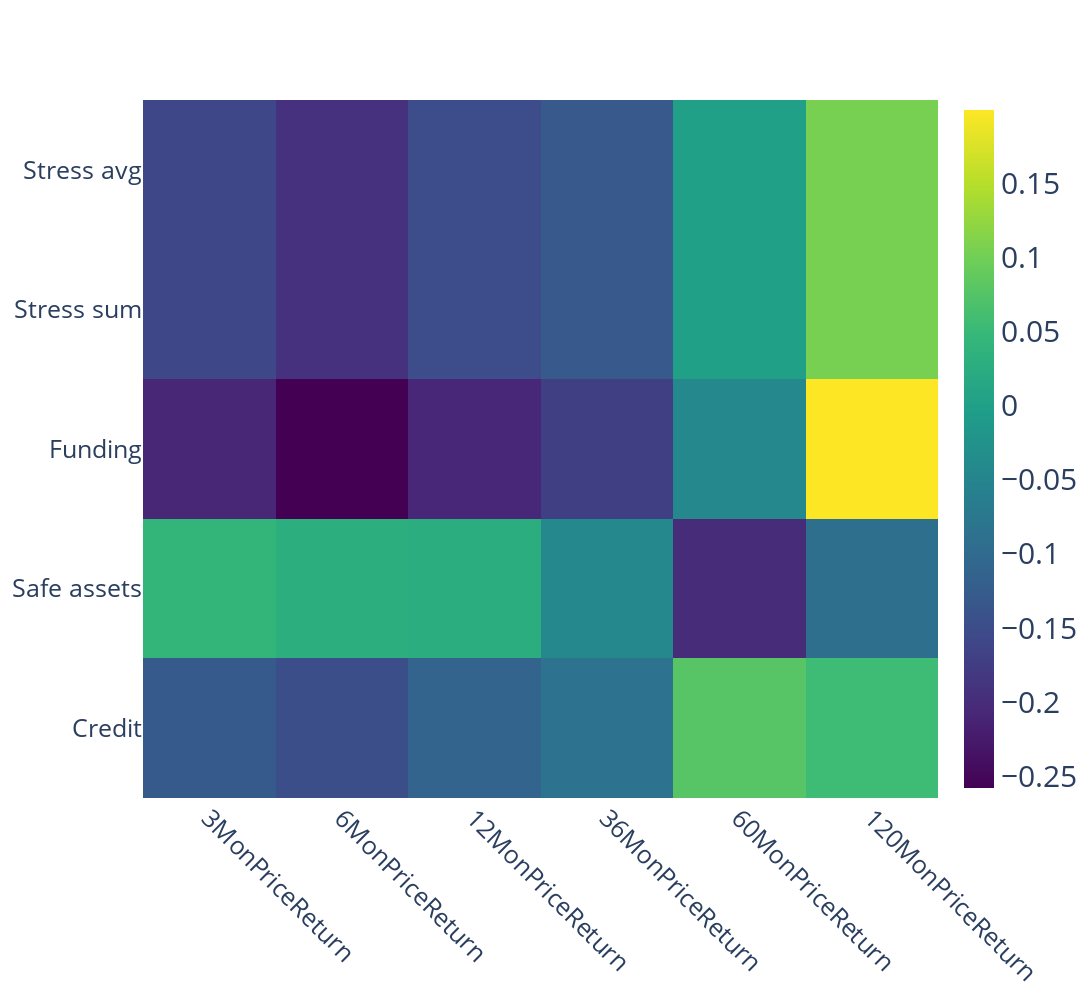

Source (notebook cell):
### Markdown cell above
# Graph Correlations (Single-Column to S&P Price Returns)

### Code cell
import plotly.graph_objects as go 

# create a heatmap of the correlation matrix using Plotly
corr_matrix = clean_data.loc[:, ['Credit', 'Safe assets', 'Funding', 'Stress sum', 'Stress avg', '3MonPriceReturn', '6MonPriceReturn', '12MonPriceReturn', '36MonPriceReturn', '60MonPriceReturn', '120MonPriceReturn']].corr()
cmat = corr_matrix.loc[:, ['3MonPriceReturn', '6MonPriceReturn', '12MonPriceReturn', '36MonPriceReturn', '60MonPriceReturn', '120MonPriceReturn']].iloc[:5]

fig = go.Figure(data=go.Heatmap(
                   z=cmat.values,
                   x=cmat.columns,
                   y=cmat.index,
                   colorscale='Viridis'))

# update the layout to make the plot larger, increase font size, and add lines to separate rectangles
fig.update_layout(
    width=1500,
    height=1000,
    font=dict(
        size=30,
    ),
    xaxis=dict(
        showgrid=True,
        gridwidth=1,
        gridcolor='white',
        tickangle=45,
        tickfont=dict(
            size=25,
        )
    ),
    yaxis=dict(
        showgrid=True,
        gridwidth=1,
        gridcolor='white',
        tickfont=dict(
            size=25,
        )
    )
)

# show the plot
fig.show()

### Figure 1 — Plotly figure (JSON) as saved in the notebook; plotly's stock layout.template omitted (floating-point values rounded to 4 significant figures)
{"data": [{"colorscale": [[0, "#440154"], [0.1111, "#482878"], [0.2222, "#3e4989"], [0.3333, "#31688e"], [0.4444, "#26828e"], [0.5556, "#1f9e89"], [0.6667, "#35b779"], [0.7778, "#6ece58"], [0.8889, "#b5de2b"], [1, "#fde725"]], "type": "heatmap", "x": ["3MonPriceReturn", "6MonPriceReturn", "12MonPriceReturn", "36MonPriceReturn", "60MonPriceReturn", "120MonPriceReturn"], "y": ["Credit", "Safe assets", "Funding", "Stress sum", "Stress avg"], "z": [[-0.1286, -0.1479, -0.1127, -0.0865, 0.07713, 0.05514], [0.04341, 0.02865, 0.02669, -0.04431, -0.2011, -0.09228], [-0.2086, -0.2578, -0.2077, -0.1711, -0.04461, 0.1992], [-0.1581, -0.1925, -0.151, -0.1299, -2.698e-05, 0.1042], [-0.1581, -0.1925, -0.151, -0.1299, -2.698e-05, 0.1042]]}], "layout": {"font": {"size": 30}, "height": 1000, "width": 1500, "xaxis": {"gridcolor": "white", "gridwidth": 1, "showgrid": true, "tickangle": 45, "tickfont": {"size": 25}}, "yaxis": {"gridcolor": "white", "gridwidth": 1, "showgrid": true, "tickfont": {"size": 25}}}}
